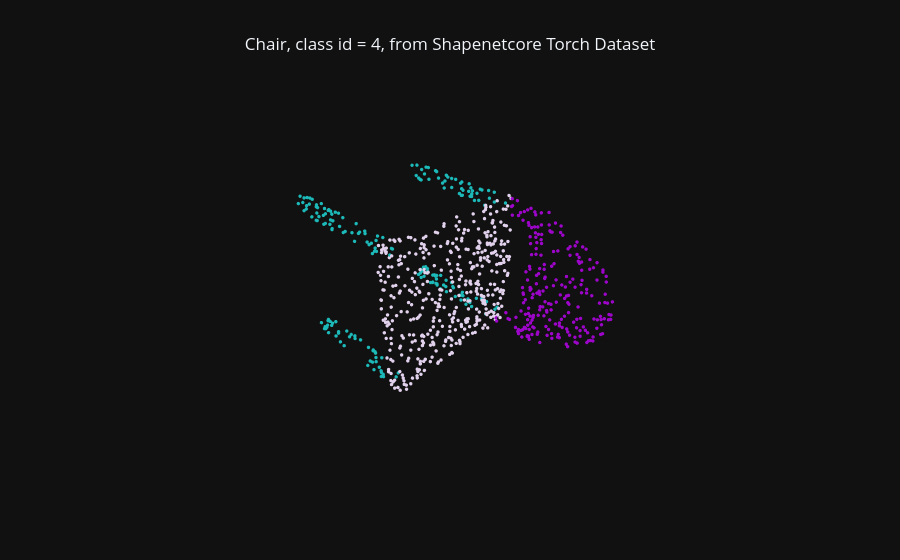

Notebook cell for this chart:
### Code cell
pc_plots = plot_pc_data3d(x=points[:,0], y=points[:,1], z=points[:,2], apply_color_gradient=False, color=get_color_strings(seg_labels), marker_size=2)
layout = dict(template="plotly_dark", title=f"{data_dict['class_name']}, class id = {data_dict['class_id']}, from Shapenetcore Torch Dataset", scene=PCD_SCENE, title_x=0.5)
fig = go.Figure(data=pc_plots, layout=layout)   
fig.show()

### Figure 1 — Plotly figure (JSON) as saved in the notebook; plotly's stock layout.template omitted (floating-point values rounded to 4 significant figures; data arrays with more than 128 entries replaced by an {"elided": "..."} marker saying what was removed)
{"data": [{"hoverinfo": "skip", "marker": {"color": {"elided": "1024 str values"}, "opacity": 1, "size": 2}, "mode": "markers", "showlegend": false, "type": "scatter3d", "x": {"elided": "1024 float values"}, "y": {"elided": "1024 float values"}, "z": {"elided": "1024 float values"}}], "layout": {"scene": {"aspectmode": "data", "xaxis": {"visible": false}, "yaxis": {"visible": false}, "zaxis": {"visible": false}}, "title": {"text": "Chair, class id = 4, from Shapenetcore Torch Dataset", "x": 0.5}}}
